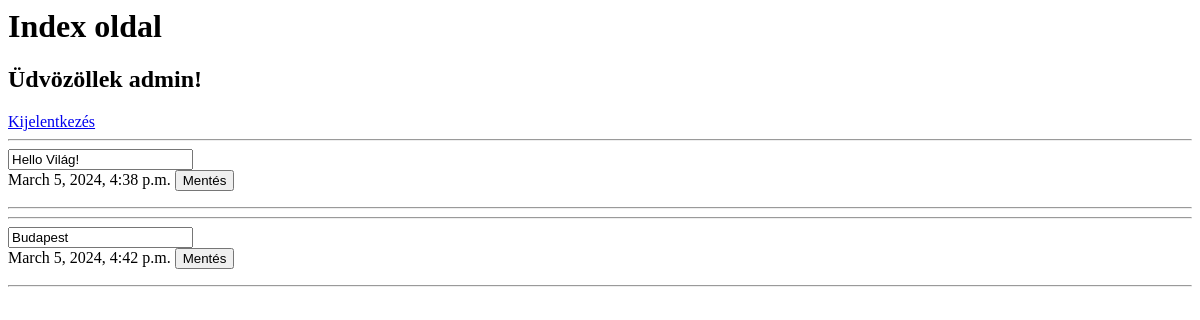
The app's page / (signed in), older data.
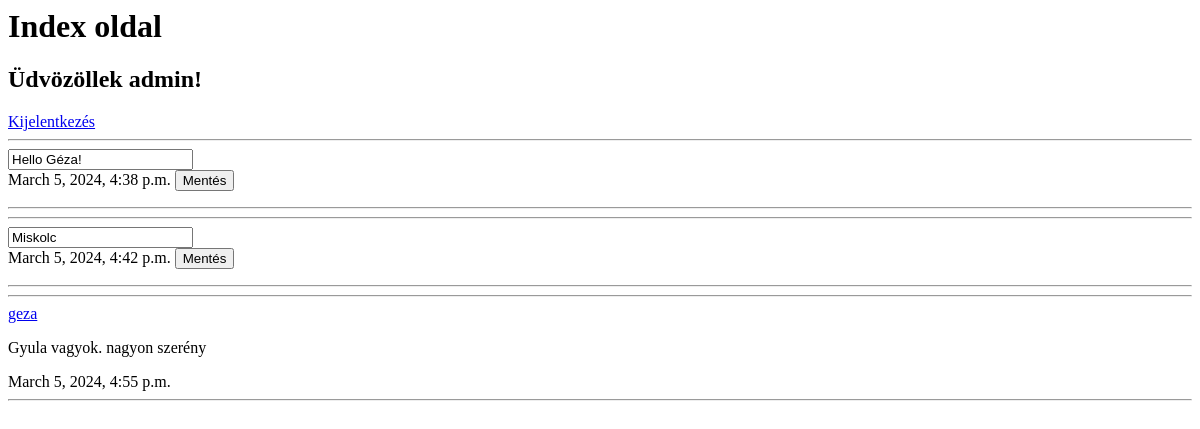
The same page, newer data.
### blogpost/models.py (models this page shows, shortened)
class BlogPost(models.Model):
    user = models.ForeignKey(User, on_delete=models.CASCADE)
    content = models.CharField(max_length=500)
    created = models.DateTimeField(auto_now_add=True)
    modified = models.DateTimeField(auto_now=True)

### config/views.py (the view)
# urls.py: path('', views.index_page, name='index'),
@login_required(login_url='login/')
def index_page(request):
    posts = BlogPost.objects.all()
    return render(request, 'index.html', {'posts': posts })

### templates/index.html (shortened to what this page needs)
<h1>Index oldal</h1>
<h2>Üdvözöllek {{ user }}!</h2>
<a href="{% url 'logout' %}">
    Kijelentkezés
</a>
{% for blogpost in posts %}
<hr>
    {% if blogpost.user == user %}
    <form action="{% url 'changebp' %}" method="post">
        <input type="text" name="new_content" value="{{ blogpost.content }}">
        <br>
        <span>{{ blogpost.created }}</span>
        <input type="submit" value="Mentés">
    </form>
    {% else %}
    <a href="#">{{ blogpost.user }}</a>
    <p>{{ blogpost.content }}</p>
    <span>{{ blogpost.created }}</span>
    {% endif %}
<hr>
{% endfor %}

Row changes from the older to the newer data that the page shows:
changed BlogPost: new_content "Hello Világ!" → "Hello Géza!"
changed BlogPost: new_content "Budapest" → "Miskolc"
added BlogPost: user "geza", content "Gyula vagyok. nagyon szerény", created "March 5, 2024, 4:55 p.m."
